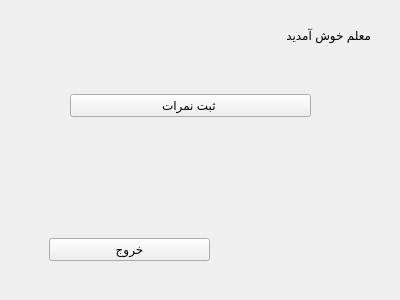
<?xml version="1.0" encoding="UTF-8"?>
<ui version="4.0">
 <class>Moalem1</class>
 <widget class="QWidget" name="Moalem1">
  <property name="geometry">
   <rect>
    <x>0</x>
    <y>0</y>
    <width>400</width>
    <height>300</height>
   </rect>
  </property>
  <property name="windowTitle">
   <string>Form</string>
  </property>
  <widget class="QLabel" name="label">
   <property name="geometry">
    <rect>
     <x>260</x>
     <y>20</y>
     <width>111</width>
     <height>31</height>
    </rect>
   </property>
   <property name="text">
    <string>معلم خوش آمدید</string>
   </property>
  </widget>
  <widget class="QWidget" name="horizontalLayoutWidget">
   <property name="geometry">
    <rect>
     <x>70</x>
     <y>60</y>
     <width>241</width>
     <height>91</height>
    </rect>
   </property>
   <layout class="QHBoxLayout" name="horizontalLayout">
    <item>
     <widget class="QPushButton" name="pushButton">
      <property name="text">
       <string>ثبت نمرات </string>
      </property>
     </widget>
    </item>
   </layout>
  </widget>
  <widget class="QWidget" name="verticalLayoutWidget">
   <property name="geometry">
    <rect>
     <x>49</x>
     <y>229</y>
     <width>161</width>
     <height>41</height>
    </rect>
   </property>
   <layout class="QVBoxLayout" name="verticalLayout">
    <item>
     <widget class="QPushButton" name="pushButton_2">
      <property name="text">
       <string>خروج</string>
      </property>
     </widget>
    </item>
   </layout>
  </widget>
 </widget>
 <resources/>
 <connections/>
</ui>
